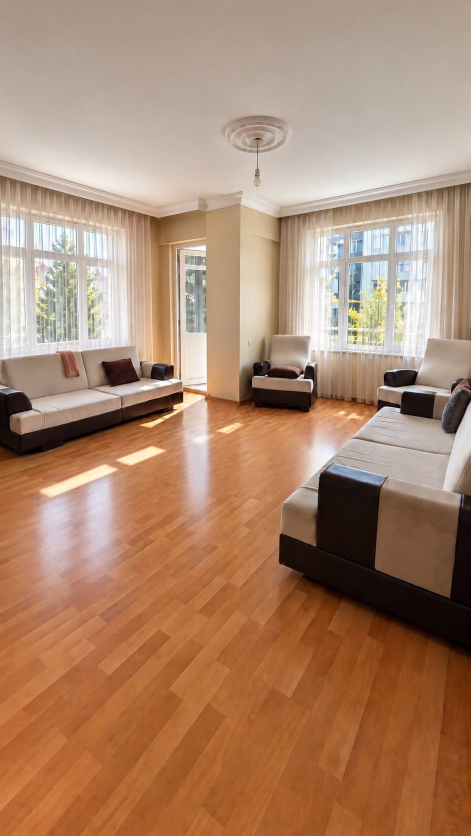
#> input picture portfoy/_sablon/foto/053d83ff-6e5c-4dde-870c-c56d2a57167f.jpg, 941 x 1672 px (shown at 1/2 size)
$ python -i portfoy_bulten.py   (imports and definitions only)
#> lines starting #> are read from the running program, lines starting #| are printed output that depends on the picture
#!/usr/bin/env python3
"""Altın Emlak Göktürk — Haftalık Portföy Bülteni üreticisi (v2).

Kullanım: python3 portfoy_bulten.py <cikti_klasoru>
Girdi (bu dosyanın yanında): portfoy_veri.json, foto/, danisman/, logo/, fonts/
Çıktı: <cikti>/Portföy Bülteni <tarih>/satilik|kiralik/ 01_kapak.png, 02_...png, aciklama.txt

Her seri (satılık/kiralık) = kapak + en fazla 8 portföy + beyaz son kapak (en fazla 10 görsel).
Seçim: önce hiç paylaşılmamış ilanlar (onceki_bulten.json "paylasilanlar" listesinde olmayanlar),
8'e tamamlamak için daha önce paylaşılanlardan rastgele. Sıra: önce kurallar.json oncelikli_bolgeler sırasıyla (1. Göktürk, 2. Kemerburgaz, 3. diğerleri), sonra "yeni": true, sonra portföy no büyükten küçüğe.
"""
import json, os, re, sys, random, unicodedata
from PIL import Image, ImageDraw, ImageFont, ImageStat, ImageChops

KOK = os.path.dirname(os.path.abspath(__file__))
W, H = 1080, 1440                     # 3:4
SARI = (243, 189, 72)                 # #F3BD48
SIYAH = (14, 14, 15)
ANTRASIT = (24, 25, 27)
KART = (36, 37, 40)
BEYAZ = (255, 255, 255)
GRI = (170, 170, 172)
CIZGI = (62, 62, 66)
OFIS = "Altın Emlak Göktürk"
TELEFON = "0532 464 75 19"
MAIL = "gokturk@altinemlak.com.tr"
SITE = "altinemlakgokturk.com"
BAND_Y = 1296
M = 56                                 # kenar boşluğu
HASHTAG = {
    "Satılık": "#satılıkdaire #satılıkev #gayrimenkul #emlak #istanbul #altinemlakgokturk #altınemlak",
    "Kiralık": "#kiralıkdaire #kiralıkev #gayrimenkul #emlak #istanbul #altinemlakgokturk #altınemlak",
}
UNVAN = {"Mustafa Koçak": ("Dr. Mustafa Koçak", "İnşaat Yük. Mühendisi / Broker"),
         "Ahmet Koçak": ("Ahmet Koçak", "Broker")}


# ---------- yardımcılar ----------
# [4 lines left out: function F, not called in this run]


def tr_upper(s):
    return s.replace("i", "İ").replace("ı", "I").upper()


def para(n):
    return f"{n:,.0f}".replace(",", ".") + " ₺"


def nfc(s):
    return unicodedata.normalize("NFC", s)


def danisman_bilgi(ad):
    return UNVAN.get(ad, (ad, "Gayrimenkul Danışmanı"))


def konum(p):
    return f"{p['mahalle']}, {p['ilce']}" if p["mahalle"] != p["ilce"] else p["ilce"]


# [122 lines left out: functions cover_fit, yuvarlak_maske, foto, logo_yukle, zemine_uyarla, hap and 3 more, not called in this run]


def alt_bant(img, acik=False):
    """Alt bant. acik=True: beyaz zeminli son kapak için açık zemin logosu."""
    d = ImageDraw.Draw(img)
    d.rectangle((0, BAND_Y, W, H), fill=BEYAZ if acik else SIYAH)
    d.rectangle((0, BAND_Y, W, BAND_Y + 4), fill=SARI)
    logo = logo_yukle("yatay-logo-acik-zemin.png" if acik else "yatay-logo-koyu-zemin.png", 78)
    img.alpha_composite(logo, (M, BAND_Y + (H - BAND_Y - logo.height) // 2 + 2))
    eids = logo_yukle("eidslogo.png", 92)
    exy = (M + logo.width + 26, BAND_Y + (H - BAND_Y - eids.height) // 2 + 2)
    img.alpha_composite(zemine_uyarla(eids, img, exy), exy)
    d.text((W - M, BAND_Y + 52), TELEFON, font=F("bold", 32), fill=SIYAH if acik else BEYAZ, anchor="rm")
    d.text((W - M, BAND_Y + 94), SITE, font=F("semibold" if acik else "medium", 23),
           fill=(150, 108, 20) if acik else SARI, anchor="rm")


# [199 lines left out: functions zemin, kapak, portfoy_sayfasi, son_kapak, aciklama, not called in this run]


ADET = 8                                       # carousel: kapak + en fazla 8 portföy + son kapak = 10 görsel


# [10 lines left out: function sec, not called in this run]


def kurallar():
    yol = os.path.join(KOK, "kurallar.json")
    return json.load(open(yol, encoding="utf-8")) if os.path.exists(yol) else {}


# [55 lines left out: functions sade, oncelik, haric_mi, main, not called in this run]


# [2 lines not run here, left out]

>>> import cv2
>>> picture = cv2.imread('foto/053d83ff-6e5c-4dde-870c-c56d2a57167f.jpg', cv2.IMREAD_GRAYSCALE)
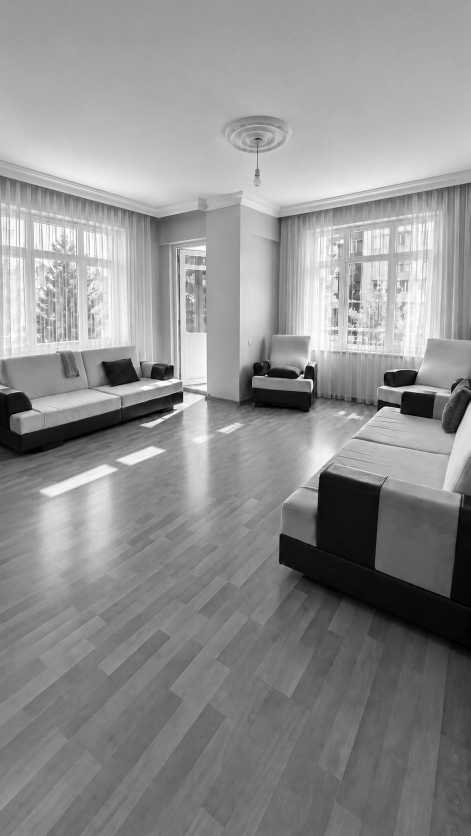
#> picture: shape (1672, 941) (shown at 1/2 size); min 0, max 255, mean 143.2
>>> result = alt_bant(picture)
#> (the run stopped early here; a loop or call above may not have finished)

$ run again, on portfoy/_sablon/foto/a4502311-cf11-4cce-8cde-180905d26c60.jpg
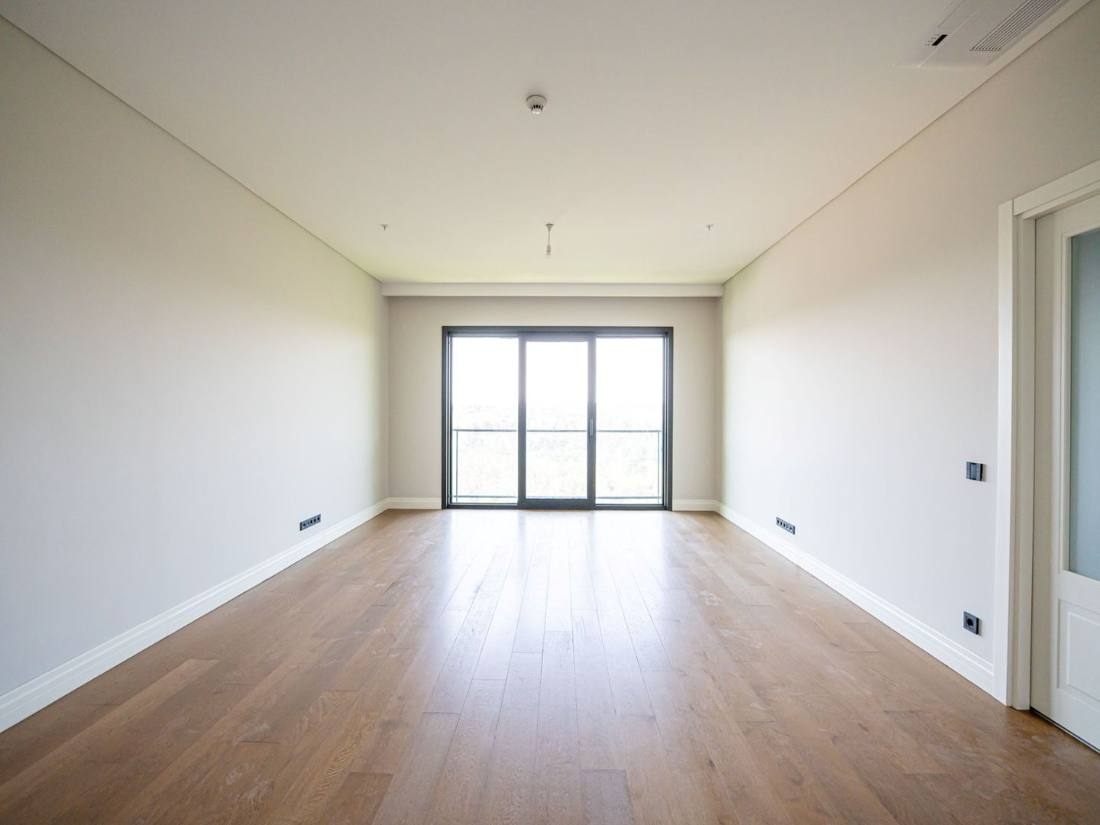
#> input picture portfoy/_sablon/foto/a4502311-cf11-4cce-8cde-180905d26c60.jpg, 1100 x 825 px
#> `picture = cv2.imread('foto/053d83ff-6e5c-4dde-870c-c56d2a57167f.jpg', ..`:
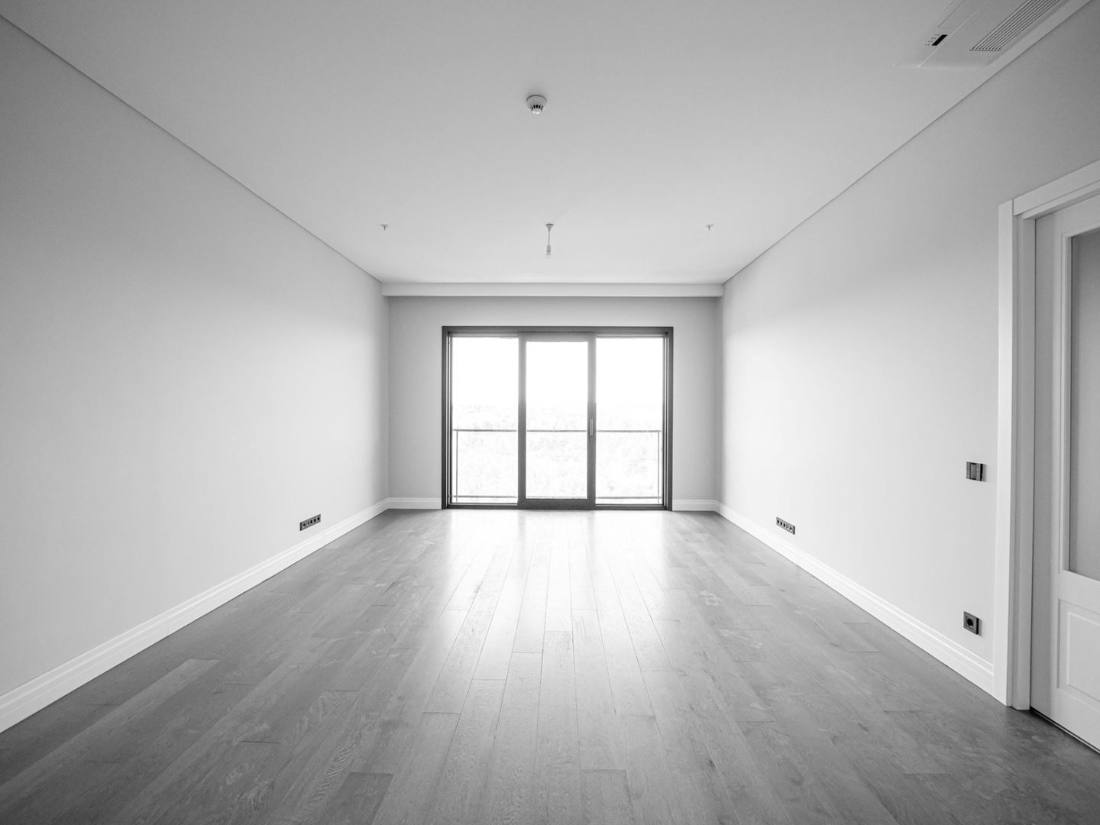
#> picture: shape (825, 1100); min 0, max 255, mean 179.2

$ run again, on portfoy/_sablon/foto/a9f04935-be14-4ed3-a340-f0267821e0ae.jpg
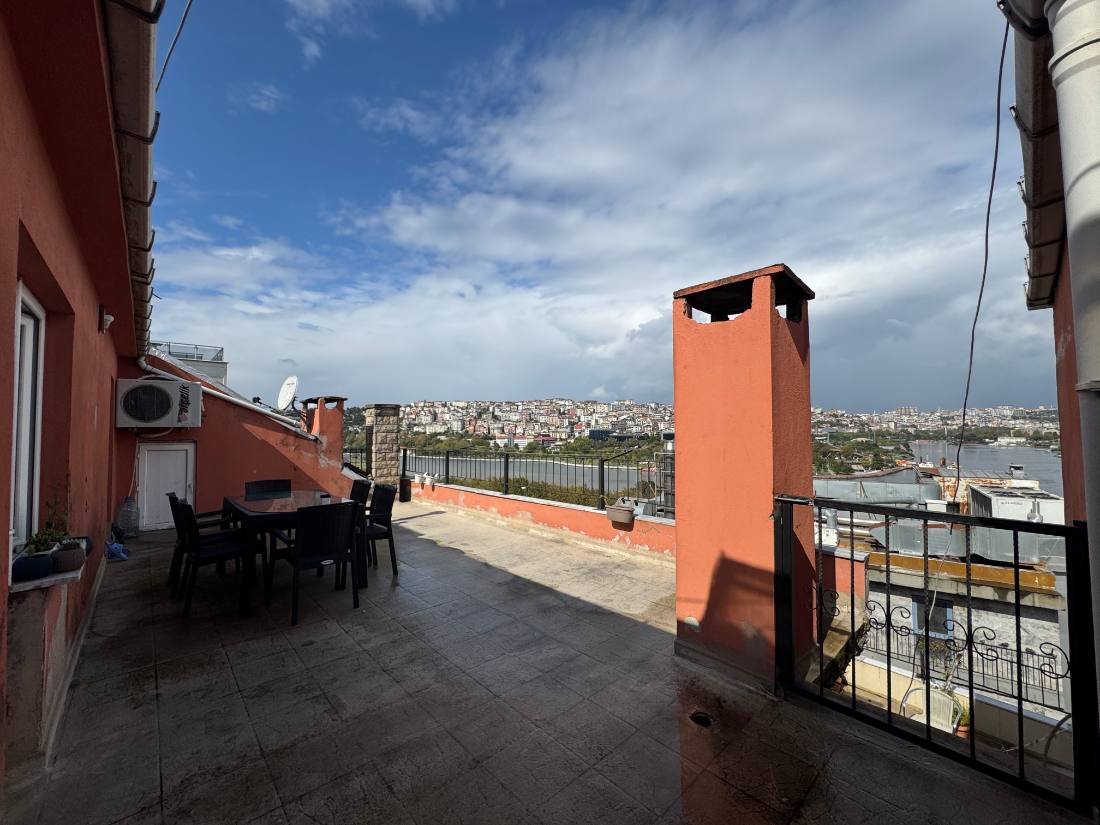
#> input picture portfoy/_sablon/foto/a9f04935-be14-4ed3-a340-f0267821e0ae.jpg, 1100 x 825 px
#> `picture = cv2.imread('foto/053d83ff-6e5c-4dde-870c-c56d2a57167f.jpg', ..`:
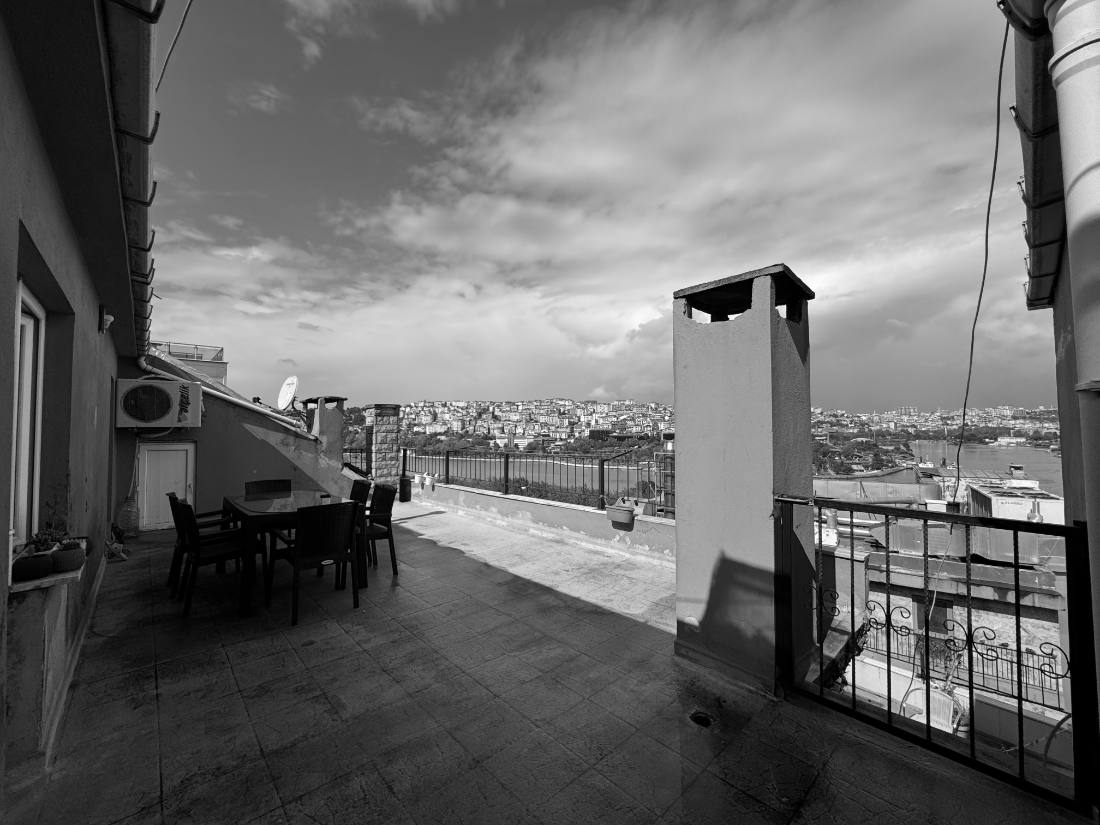
#> picture: shape (825, 1100); min 0, max 255, mean 105.1

$ run again, on portfoy/_sablon/foto/afc10fa9-1639-43aa-a5d9-106c81332c3a.jpg
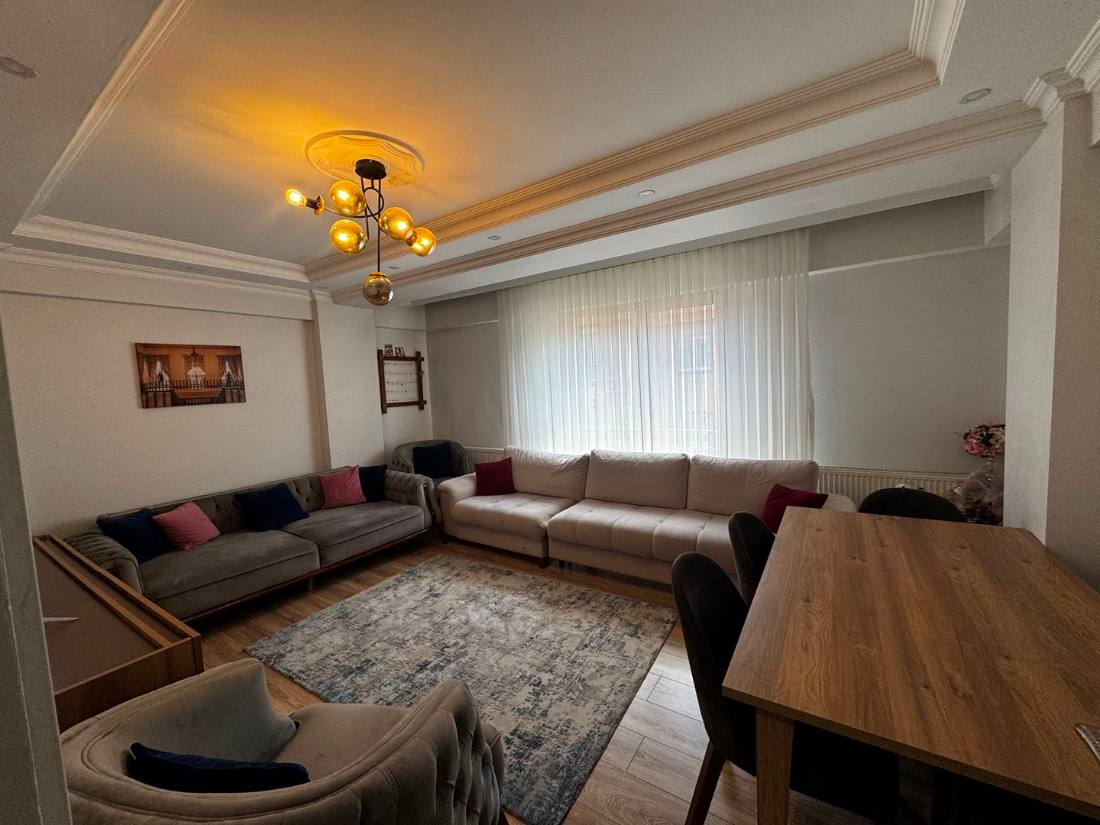
#> input picture portfoy/_sablon/foto/afc10fa9-1639-43aa-a5d9-106c81332c3a.jpg, 1100 x 825 px
#> `picture = cv2.imread('foto/053d83ff-6e5c-4dde-870c-c56d2a57167f.jpg', ..`:
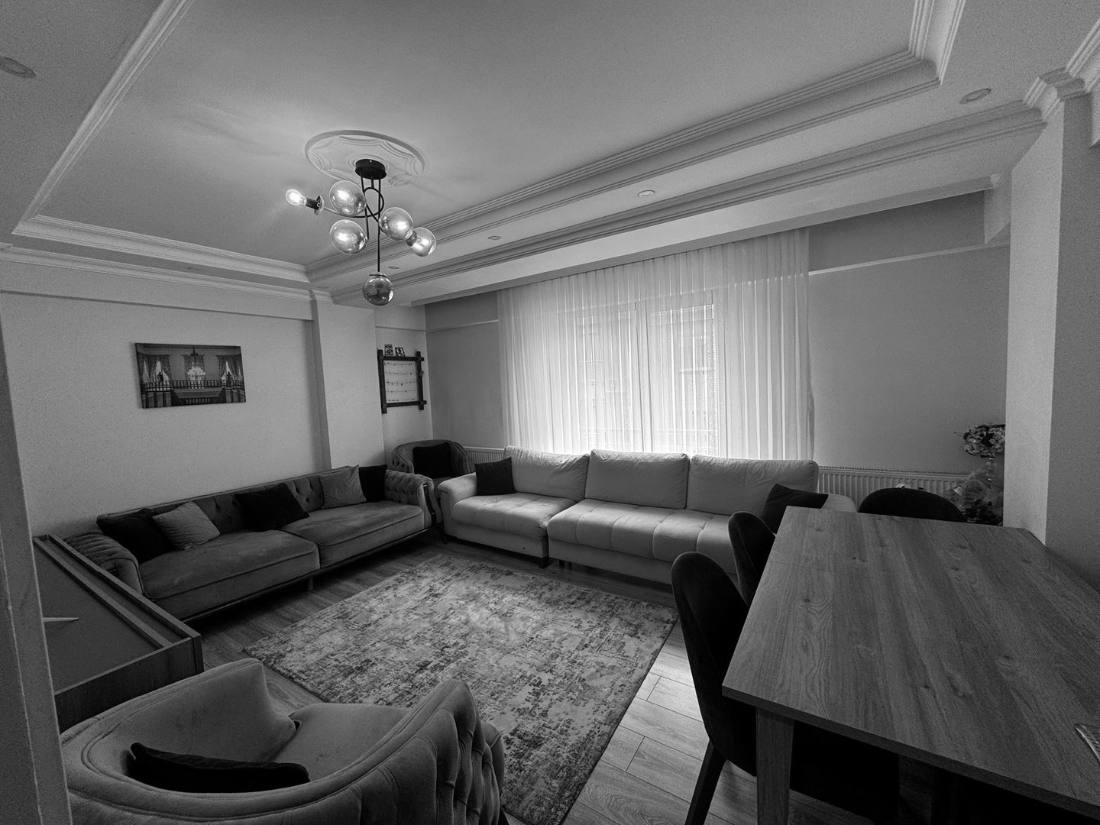
#> picture: shape (825, 1100); min 0, max 255, mean 105
